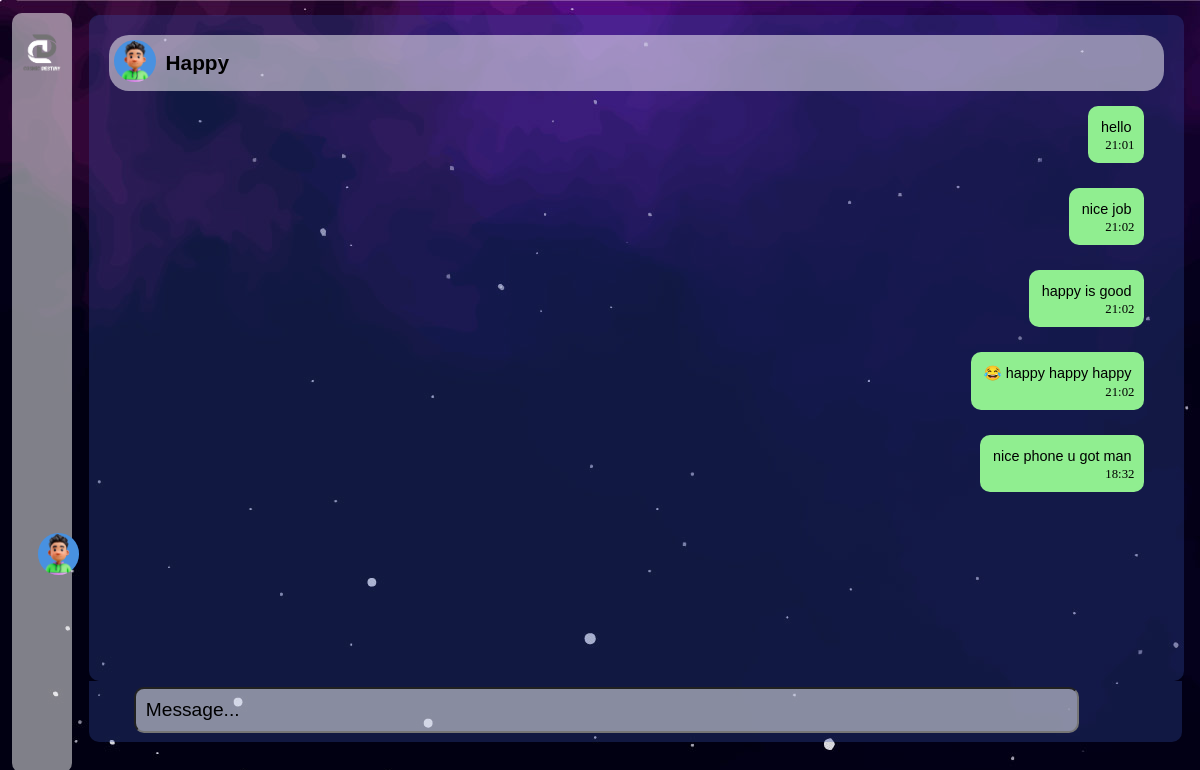
The app's page /chat.php, older data.
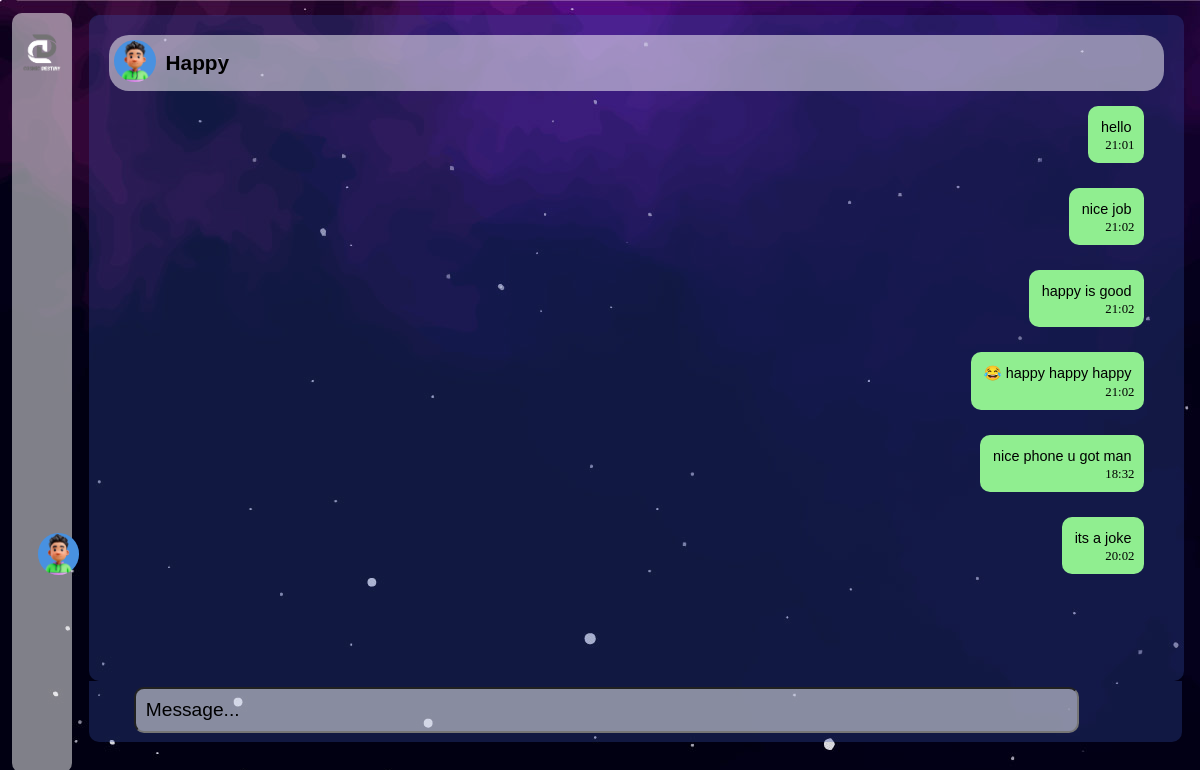
The same page, newer data.
### tables this page shows
CREATE TABLE "chat" (
	"username"	TEXT NOT NULL,
	"message"	TEXT
, "date"	TEXT);

### chat.php (the view, shortened to what this page needs)
<!DOCTYPE html>
<html lang="en">
<head>
    <link rel="stylesheet" type="text/css" href="chat.css">
</head>
<body style="background:url('img/bg.jpg');">
    <div class="main-con">
        <div class="side-bar">
            <div class="logo-con">
                <img class="logo" src="img/logo.png" alt="logo">
            </div>
            <div class="elements">
            </div>
            <div class="profile-con">
                <a class="anchor ele" href="#"><i class="fi fi-rr-bell ele noti"></i></a>
                <a class="anchor" href="#"><img class="profile_img" src="img/profile.jpg" alt="profile-img"></a>
            </div>
        </div>
        <div class="all-con">
            <div id="message-con">
                <div class="nav">
                    <a href="chat.php"><img src="img/profile.jpg" alt="profile_pic"></a>
                    <?php
                    $name = "Happy";
                    echo '<li id="name">' . $name . '</li>';
                    ?>
                </div>
                <?php
                try {
                    $pdo = new PDO("sqlite:celestial_connections.db");
                    $query2 = $pdo->prepare('SELECT message, date FROM chat WHERE username = :username');
                    $query2->bindValue(':username', $name, PDO::PARAM_STR);
                    $query2->execute();
                    $messages = $query2->fetchAll(PDO::FETCH_ASSOC);
                } catch (PDOException $e) {
                    echo "Error: " . $e->getMessage();
                }
                if ($messages) {
                    foreach ($messages as $message) {
                        echo '<div class="message">';
                        echo '<p class="main_message">' . htmlspecialchars($message['message']) . '</p>';
                        echo '<label class="time">' . htmlspecialchars($message['date']) . '</label>';
                        echo '</div>';
                    }
                } else {
                }
                ?>
            </div>
            <div class="send-con">
                <div class="logos">
                    <i class="fi fi-rr-smile logo2" onclick="show_emojis()"></i>
                    <input onclick="disappear()" id="in" name="message" type="text" value="Message..."
                        onkeydown="message_send(event)">
                    <i class="fi fi-rs-rocket-lunch logo2 send_btn" id="send" onclick="send()"></i>
                </div>
            </div>
        </div>
    </div>
</body>
</html>

### chat.css (style rules this page uses)
body { margin: 0; width: 100%; }
.main-con { display: flex; overflow-y: hidden; }
.side-bar { width: 5%; background-color: rgba(255, 255, 255, 0.5); height: 95vh; margin-top: 13px; border-radius: 10px; margin-left: 12px; position: sticky; top: 0; }
.logo-con { height: 30vh; }
.logo { width: 100%; margin-top: 10px; }
.elements { display: flex; flex-direction: column; }
.ele { font-size: 1.5rem; margin-top: 20px; height: 55px; }
.anchor { text-decoration: none; color: white; margin: auto; }
.profile-con { margin-top: 95px; }
.profile_img { margin-top: 20px; width: 70%; margin-left: 8.5px; border-radius: 50px; }
.all-con { width: 93%; margin-left: 17px; }
.nav { position: relative; top: 10px; display: flex; font-family: sans-serif; align-items: center; background-color: rgba(255, 255, 255, 0.5); margin: 0px; padding: 5px; border-radius: 20px; }
.nav a { text-decoration: none; color: white; width: 4%; }
.nav img { width: 100%; border-radius: 100px; }
.nav li { list-style: none; font-weight: bold; font-size: 1.3rem; margin-left: 10px; }
#message-con { margin-top: 15px; padding-left: 20px; padding-right: 20px; padding-top: 10px; border-radius: 10px; width: 95%; height: 82vh; background-color: rgba(54, 82, 173, 0.3); overflow-y: scroll; }
#in { width: 85%; position: relative; top: 6px; padding-left: 10px; margin-left: 20px; font-size: 1.2rem; height: 40px; border-radius: 10px; color: black; background-color: rgba(255, 255, 255, 0.5); }
.send-con { position: sticky; bottom: 0; }
.logo2 { font-size: 2rem; margin-left: 15px; position: relative; top: 8px; color: white; cursor: pointer; padding: 5px; height: 0px; }
.logos { padding-bottom: 15px; border-bottom-left-radius: 10px; border-bottom-right-radius: 10px; width: 98.4%; background-color: rgba(54, 82, 173, 0.3); display: flex; }
.message { display: flex; flex-direction: column; background-color: lightgreen; color: black; padding: 10px; max-width: max-content; border-radius: 10px; margin-left: auto; margin-top: 25px; margin-right: 20px; margin-bottom: 25px; }
.main_message { margin: 3px; font-family: sans-serif; font-size: 0.9rem; }
.time { margin-left: auto; font-size: 0.8rem; }

Row changes from the older to the newer data that the page shows:
added chat: message "its a joke", date "20:02"
